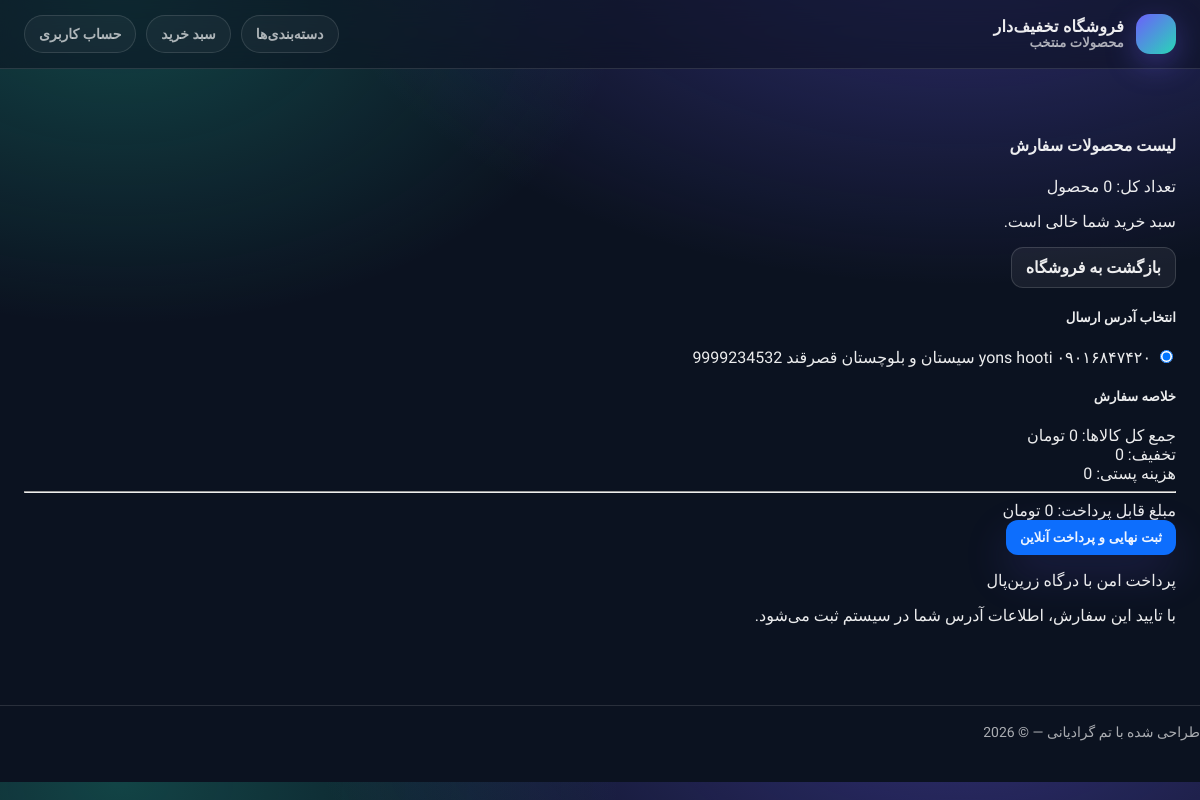
Page /order/order_create/ (signed in) on the earlier database version.
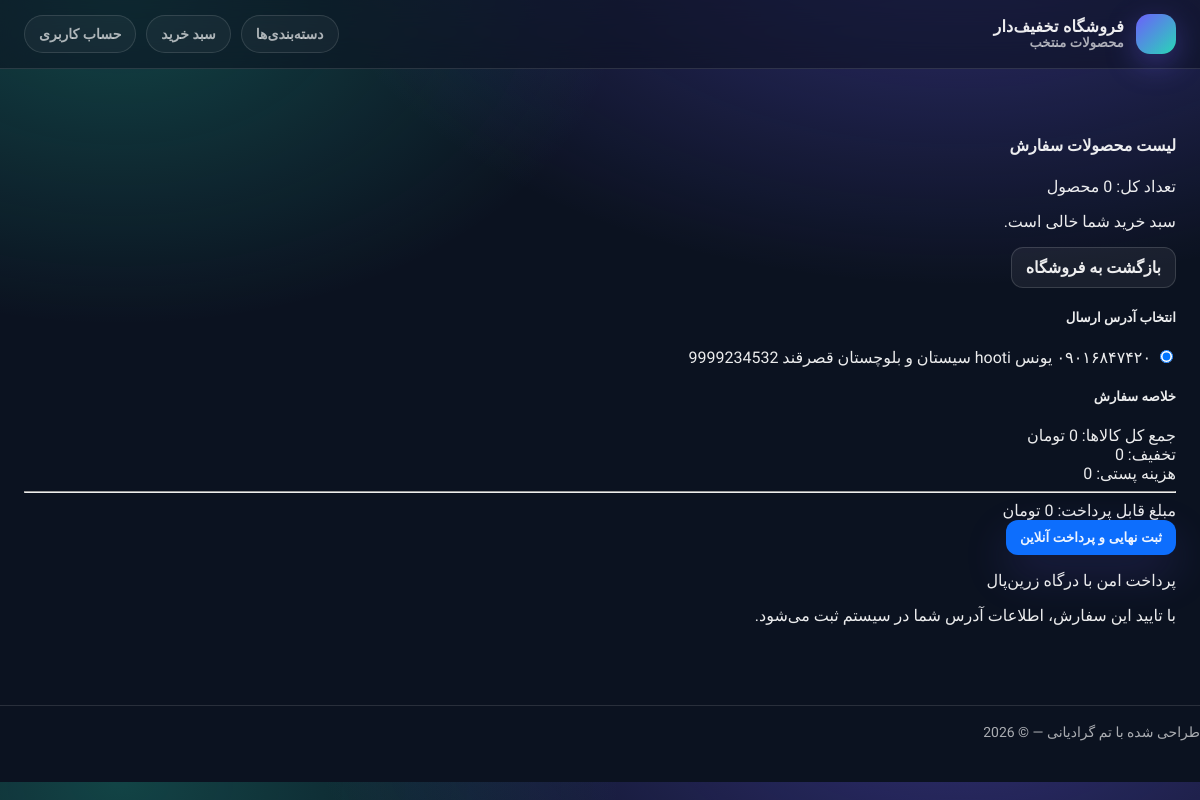
Same page on the later database version.
### account/models.py (models this page shows, shortened)
class AddressUser(models.Model):
    user = models.ForeignKey(User, on_delete=models.CASCADE, related_name='user', verbose_name="کاربر")
    phone_number = models.CharField(max_length=11, null=True, blank=True, verbose_name="شماره")
    first_name = models.CharField(max_length=55, verbose_name='اسم', null=True, blank=True)
    last_name = models.CharField(max_length=55, verbose_name='فامیل', null=True, blank=True)
    province = models.CharField(max_length=255, null=True, blank=True, verbose_name="استان")
    city = models.CharField(max_length=255, null=True, blank=True, verbose_name="شهر")
    cod_post = models.CharField(max_length=10, null=True, blank=True, verbose_name="کد پستی")
    created_at = models.DateTimeField(auto_now_add=True)
    updated_at = models.DateTimeField(auto_now=True)
    class Meta:
        ordering = ['-created_at']
        indexes = [
            models.Index(fields=["-created_at"]),
        ]

### order/views.py (the view, shortened to what this page needs)
# urls.py: path('order_create/', views.OrderCreateView.as_view(), name='order_create'),
class OrderCreateView(LoginRequiredMixin, View):
    def get(self, request):
        cart = Cart(request)
        address_user = AddressUser.objects.filter(user=request.user)
        return render(request, 'order/checkout.html',
                      {'cart': cart, 'address_user': address_user, 'quantity': len(cart.cart)})

### cart/cart.py (called while the page is built)
    def total_price(self):
        total = []
        for i, j in self.cart.items():
            total.append(int(j['old_price']) * int(j['quantity']))
        return sum(total)

    def total_price_next_discount(self):
        total = []
        for i, j in self.cart.items():
            product_d = self.product_discount(i)
            total.append(product_d[0].price * j['quantity'])
        return sum(total)

    def discount_amount(self):
        return self.total_price() - self.total_price_next_discount()

    def price_post(self):
        total = 0
        weight = 0
        for i, j in self.cart.items():
            weight += j['weight'] * j['quantity']
        if weight == 0:
            pass
        elif weight <= 100:
            total += 20000
        elif weight <= 1000:
            total += 50000
        elif weight <= 5000:
            total += 100000
        elif weight <= 10000:
            total += 200000
        else:
            total += 500000
        return total

    def all_total_price(self):
        return self.total_price_next_discount() + self.price_post()

### cart/context_processors.py (called while the page is built)
def cart(request):
    return {'cart': Cart(request)}

### order/templates/order/checkout.html (shortened to what the changed rows need)
{% extends 'parent/base.html' %}
{% load static %}
{% block content %}
<div class="container py-5">
    <form method="POST" action="{% url 'order:order_create' %}">
        <div class="row g-4">
            <div class="col-lg-8">
                <div class="card border-0 shadow-sm rounded-4">
                    <div class="card-body p-4">
                        {% for address in address_user %}
                        <div class="form-check mb-3">
                            <input
                                    class="form-check-input"
                                    type="radio"
                                    name="address_id"
                                    id="address{{ address.id }}"
                                    value="{{ address.id }}"
                                    {% if forloop.first %}checked{% endif %}
                            >
                            <label class="form-check-label fw-medium"
                                   for="address{{ address.id }}">
                                {{ address.first_name }}
                                {{ address.province }}
                                {{ address.city }}
                                {{ address.cod_post }}
                            </label>
                        </div>
                        {% empty %}
                        <div class="alert alert-warning">
                            هنوز هیچ آدرسی ثبت نکرده‌اید.
                        </div>
                        {% endfor %}
                    </div>
                </div>
            </div>
        </div>
    </form>
</div>
{% endblock %}

Differences in the rows shown:
changed AddressUser "سیستان و بلوچستان": address_id "☑ ۰۹۰۱۶۸۴۷۴۲۰ yons hooti سیستان" → "☑ ۰۹۰۱۶۸۴۷۴۲۰ یونس hooti سیستان"; first_name "yons" → "یونس"
